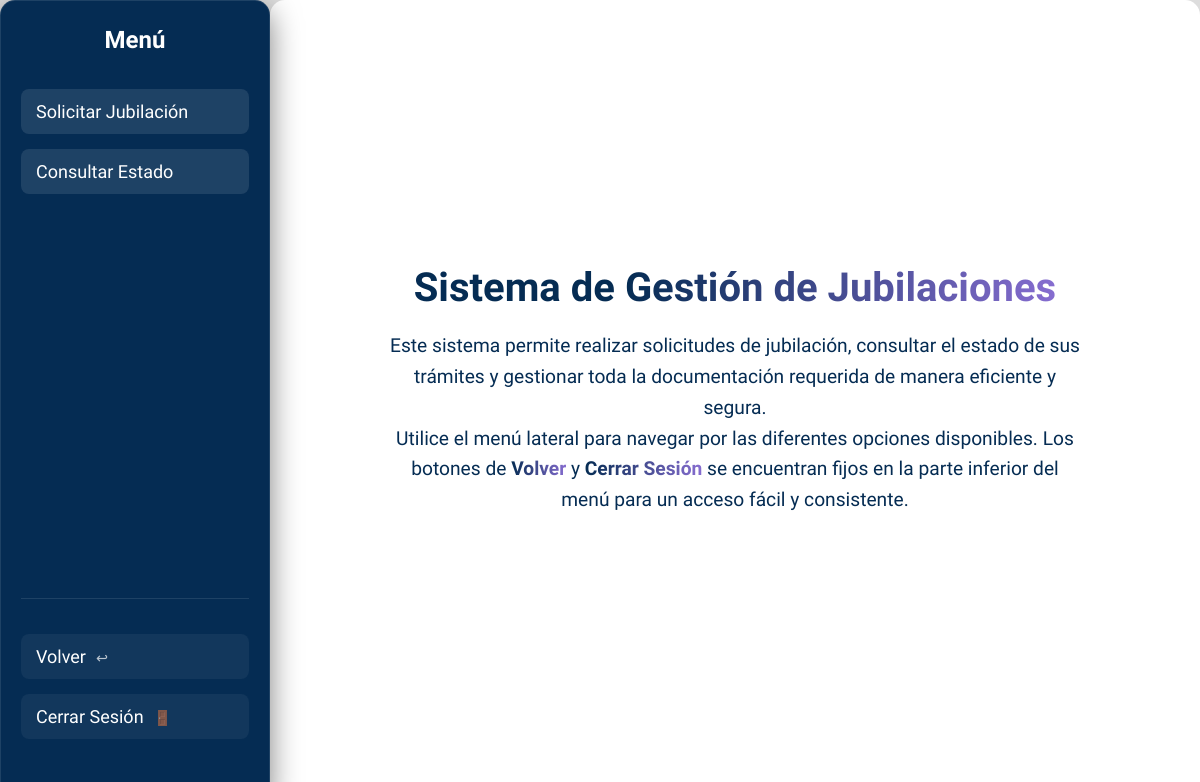
Screenshot of /?controlador=gestionSolicitud&metodo=inicioVistaEmpleado (signed in) with the database file from the repository.
### tables this page shows
CREATE TABLE `interfazempleado` (
  `id` int(11) NOT NULL,
  `id_user` int(11) NOT NULL,
  `texto_inicio` varchar(250) NOT NULL,
  `texto_gestion1` varchar(500) NOT NULL,
  `texto_gestion2` varchar(500) NOT NULL,
  `titulo_gestion` varchar(500) NOT NULL,
  `texto_consultar1` varchar(500) NOT NULL,
  `titulo_consultar` varchar(200) NOT NULL,
  `texto_curso` varchar(500) NOT NULL,
  `texto_soli` varchar(500) NOT NULL,
  `titulo_soli` varchar(200) NOT NULL
);

### src/controllers/GestionSolicitudControlador.php (called while the page is built, shortened)
<?php
class GestionSolicitudControlador {
    public function InicioVistaEmpleado(): void {
        include_once  __DIR__ . '/../views/empleado/jubilacionEmpleado.php';
    }
}
?>

### public/index.php (called while the page is built, shortened)
<?php
    $router = new Router();
    $router->ejecutar();
?>

### src/views/empleado/jubilacionEmpleado.php (the view, shortened to what this page needs)
<?php
    include_once __DIR__ . "/../../../config/connection_db.php";
    $sql = "SELECT * FROM interfazempleado WHERE id = 1";
    $stmt = $pdo->prepare($sql);
    $stmt->execute();
    $texto = $stmt->fetch();
?>
<!DOCTYPE html>
<html lang="en">
<head>
    <link rel="stylesheet" href="../src/css/stylegestion.css">
</head>
<body>
    <?php
        include __DIR__ . '/../navs/navSolicitarJubiEmpleado.php';
    ?>
    <main class="content">
        <h1><?=$texto['titulo_gestion']?></h1>
        <p><?=$texto['texto_gestion1']?></p>
        <p><?=$texto['texto_gestion2']?></p>
    </main>
</body>
</html>

### src/css/stylegestion.css (style rules this page uses)
* { font-family: "Chocolate Classical Sans", sans-serif; margin: 0; padding: 0; box-sizing: border-box; }
body { background-color: #dddddd; display: flex; flex-direction: row; overflow-x: hidden; }
h1 { text-align: center; }
.content { background: white; border-radius: 15px; padding: 30px; display: flex; flex-direction: column; justify-content: center; flex: 1; align-items: center; padding-top: 10px; }
.content h1 { color: #052c53; margin-bottom: 20px; font-size: 2.5rem; text-align: center; }
.content p { color: #052c53; font-size: 1.2rem; line-height: 1.6; text-align: center; max-width: 700px; }
.highlight { background: linear-gradient(to right, #052c53, #866dd0); background-clip: text; -webkit-text-fill-color: transparent; font-weight: bold; }

### rows the page displays
interfazempleado: titulo_gestion "Sistema de Gestión de Jubilaciones", texto_gestion1 "Este sistema permite realizar solicitudes de jubilación, consultar el estado de sus trámites y gestionar toda la documentación requerida de manera eficiente y segura.", texto_gestion2 "Utilice el menú lateral para navegar por las diferentes opciones disponibles. Los botones de Volver y Cerrar Sesión se encuentran fijos en la parte inferior del menú para un acceso fácil y consistente."
